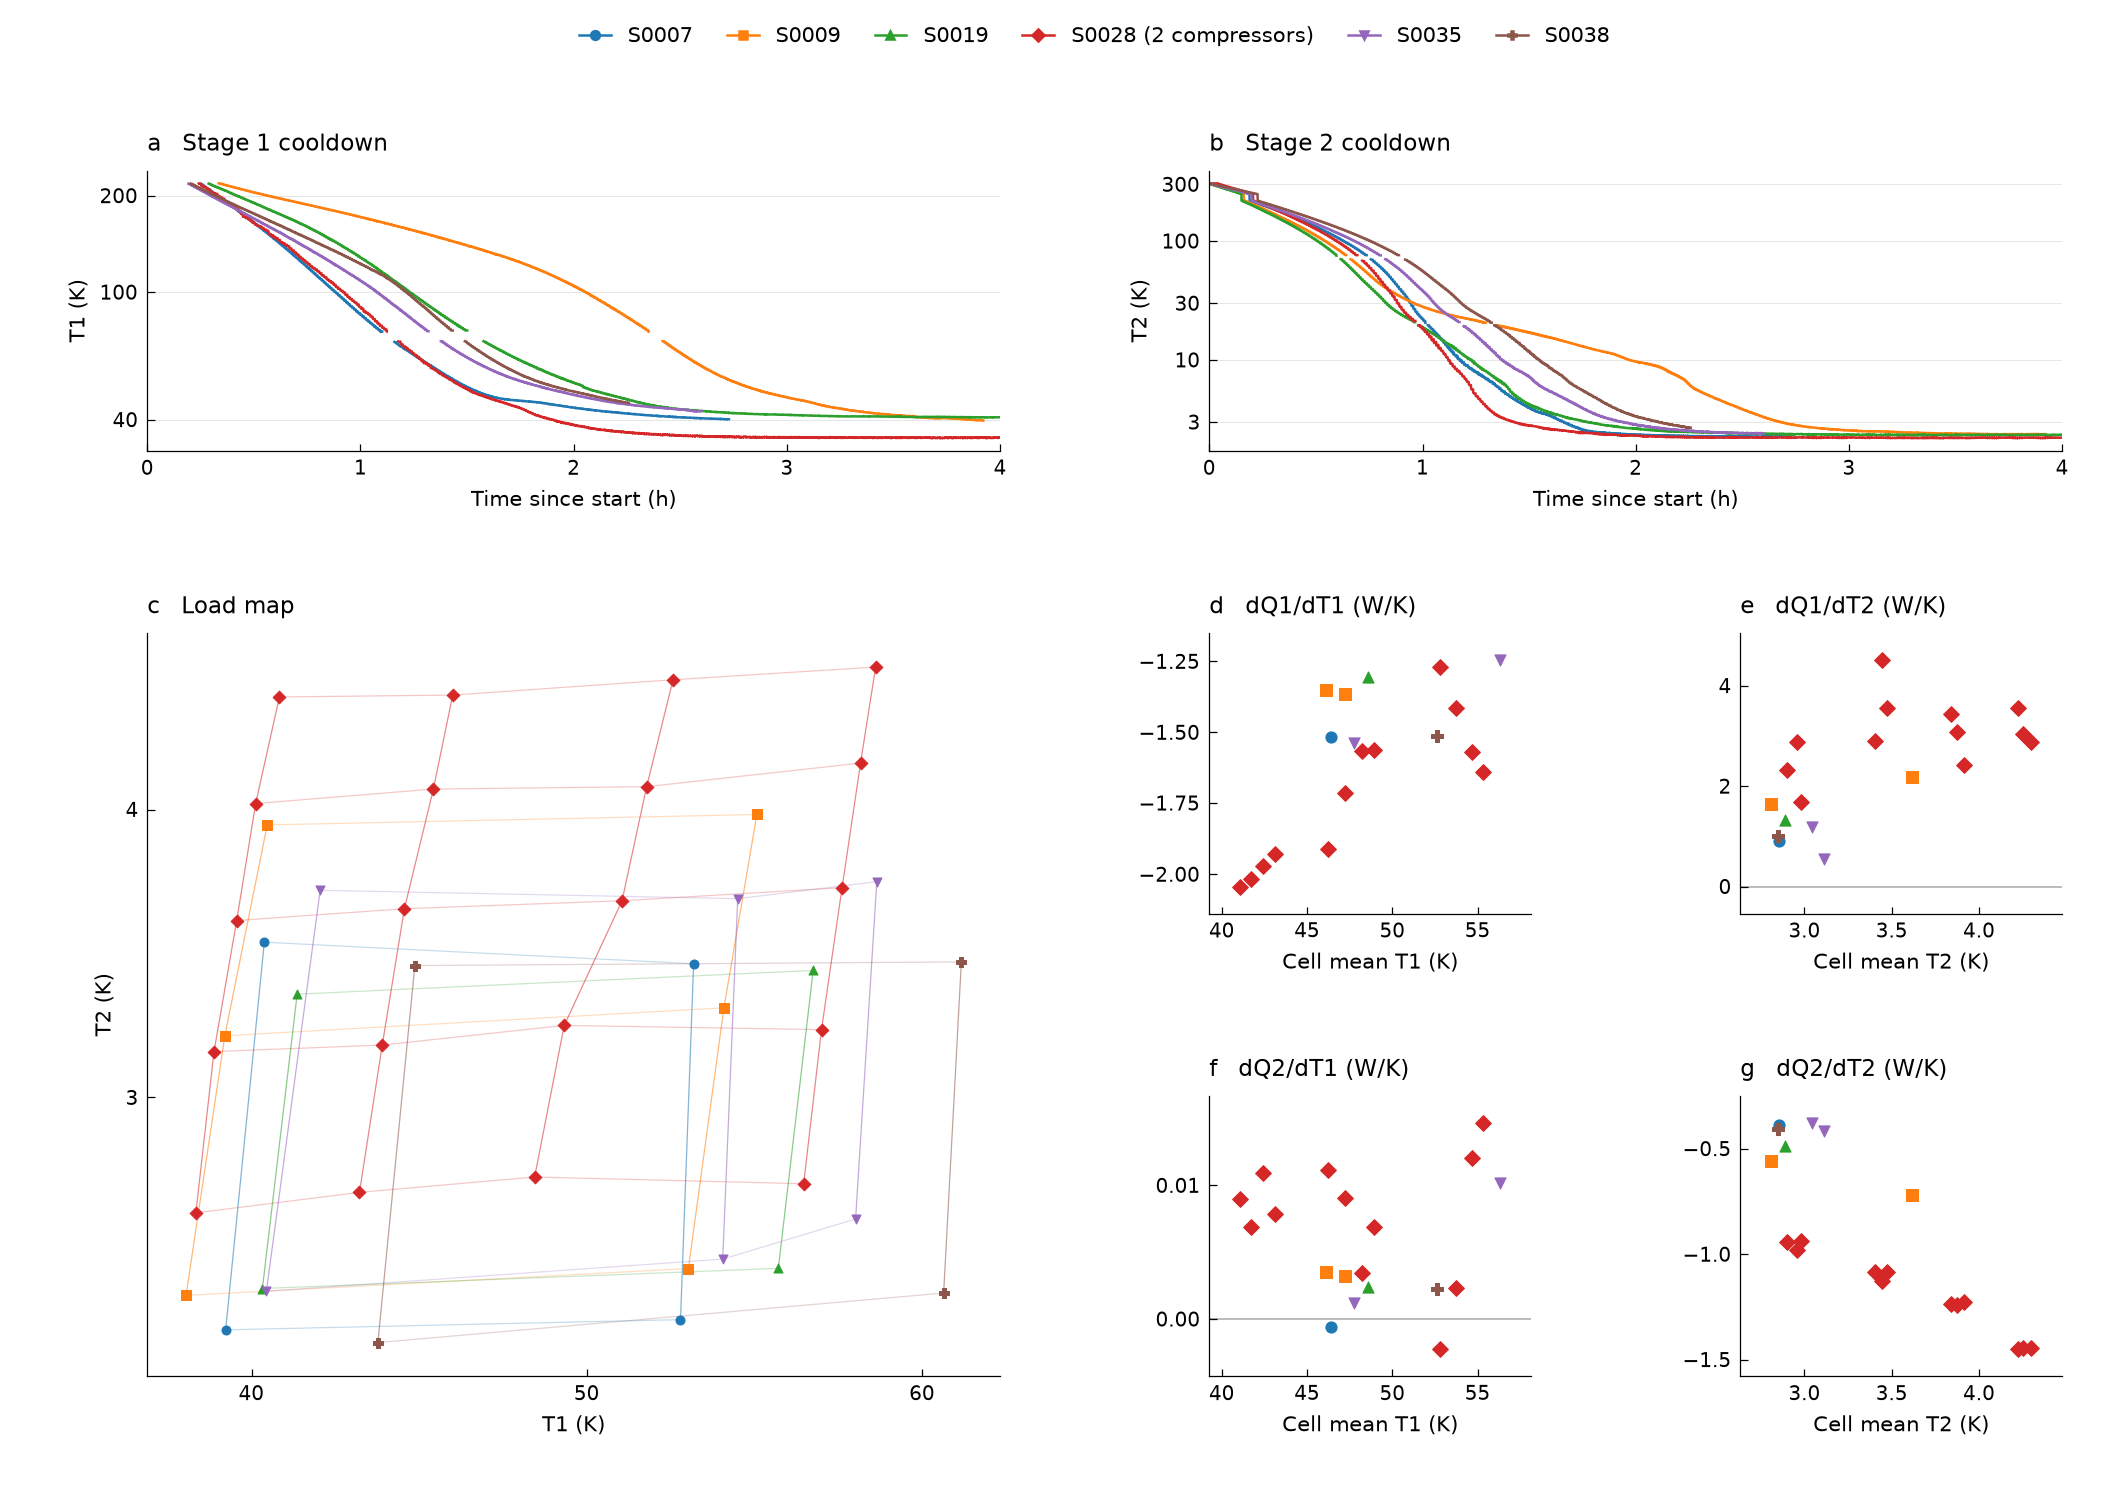

Source code (Python):
"""Population cooldowns, load maps, and cell-derived stage responses on one page.

Temperatures are in K, times in s from compressor start, and powers in W.
Q1 and Q2 in input datasets are applied heater powers. Plot derivatives use
net non-heater heat into each stage: dQ/dT = -inverse(dT/dP), where P denotes
heater power. Internal states and unloaded connections equilibrate at each point.
"""

import csv
import itertools
import tomllib
from collections.abc import Mapping, Sequence
from contextlib import AbstractContextManager
from dataclasses import dataclass
from pathlib import Path

import matplotlib.pyplot as plt
import numpy as np
import scienceplots  # noqa: F401 — registers the named Matplotlib styles.
import xarray as xr
from matplotlib.axes import Axes
from matplotlib.figure import Figure
from matplotlib.lines import Line2D
from matplotlib.ticker import MaxNLocator, NullFormatter, ScalarFormatter

from pulse_tube_cooldown.measurements import read_cooldown, read_load_map


@dataclass(frozen=True, slots=True, kw_only=True)
class Run:
    """One measurement run, with its stand, drive settings, and source record."""

    date: str
    stand: str
    compressors: int
    valve_frequency: float
    source: Path
    note: str
    data: xr.Dataset


@dataclass(frozen=True, slots=True, kw_only=True)
class HeadData:
    """A head's selected runs and the measured stage-1 temperature ceiling in K."""

    serial: str
    cooldown: Run
    load_map: Run
    stage_1_max_temperature: float


@dataclass(frozen=True, slots=True, kw_only=True)
class Prediction:
    """Candidate temperatures for a head's two selected run conditions.

    cooldown contains T1(time) and T2(time), in K, with numeric time in s from
    compressor start. load_map contains Q1(point), Q2(point), T1(point), and
    T2(point), with exactly the measured heater pairs in measurement order.
    Each load-map point is an equilibrium including the stand's parasitic loads.
    """

    cooldown: xr.Dataset
    load_map: xr.Dataset


def load_population(selection: Path, *, root: Path) -> tuple[HeadData, ...]:
    """Reads the runs selected in a TOML file, resolving data paths against root."""
    with selection.open("rb") as file:
        config = tomllib.load(file)
    heads = []
    for entry in config["heads"]:
        runs = {}
        for kind in ("cooldown", "load_map"):
            spec = entry[kind]
            source = root / spec["file"]
            if kind == "cooldown":
                data = read_cooldown(source).sel(time=slice(spec["start"], spec["end"]))
                seconds = (data.time.values - np.datetime64(spec["start"])) / np.timedelta64(1, "s")
                data = data[["T1", "T2"]].assign_coords(time=("time", seconds, {"units": "s"}))
            elif spec["format"] == "stand":
                data = read_load_map(source)[["Q1", "Q2", "T1", "T2"]]
            elif spec["format"] == "digitized":
                data = _read_digitized(source, serial=entry["serial"], spec=spec)
            else:
                raise ValueError(f"Unknown load-map format: {spec['format']!r}.")
            runs[kind] = Run(
                date=spec["date"],
                stand=spec["stand"],
                compressors=spec["compressors"],
                valve_frequency=spec["valve_frequency"],
                source=source,
                note=spec["note"],
                data=data,
            )
        heads.append(
            HeadData(
                serial=entry["serial"],
                cooldown=runs["cooldown"],
                load_map=runs["load_map"],
                stage_1_max_temperature=config["stage_1_max_temperature"],
            )
        )
    return tuple(heads)


def _read_digitized(source: Path, *, serial: str, spec: dict) -> xr.Dataset:
    """Reads selected, documented heater levels from a digitized map."""
    with source.open(encoding="utf-8", newline="") as file:
        rows = [
            row
            for row in csv.DictReader(file)
            if row["head"] == serial
            and row["date"] == spec["date"]
            and row["kind"] == "grid"
            and float(row["Q2"]) in spec["stage_2_powers"]
        ]
    return xr.Dataset(
        {
            name: ("point", [float(row[name]) for row in rows], {"units": "W" if name[0] == "Q" else "K"})
            for name in ("Q1", "Q2", "T1", "T2")
        }
    )


def cell_derivatives(points: xr.Dataset) -> xr.Dataset:
    """Estimates the four net heat-flow slopes from complete adjacent heater cells.

    Opposite temperature-response edges are averaged, then the resulting 2 by 2
    dT/dP matrix is inverted and negated. Repeated measurements at a heater pair
    are averaged. Incomplete or non-finite cells have no derivative estimate.
    Returns cell-center T1 and T2 in K, and dQ1dT1, dQ1dT2, dQ2dT1, dQ2dT2
    in W/K, with both heater intervals recorded as coordinates in W.
    """
    powers = [np.unique(points[name].values) for name in ("Q1", "Q2")]
    cells, centers, intervals = [], [], []
    for (a, b), (c, d) in itertools.product(itertools.pairwise(powers[0]), itertools.pairwise(powers[1])):
        corners = {}
        for p1, p2 in itertools.product((a, b), (c, d)):
            selected = points.where((points.Q1 == p1) & (points.Q2 == p2), drop=True)
            corners[p1, p2] = np.array([selected[name].mean().item() for name in ("T1", "T2")])
        if not np.isfinite(list(corners.values())).all():
            continue
        along_1 = (corners[b, c] - corners[a, c] + corners[b, d] - corners[a, d]) / (2 * (b - a))
        along_2 = (corners[a, d] - corners[a, c] + corners[b, d] - corners[b, c]) / (2 * (d - c))
        cells.append(-np.linalg.inv(np.column_stack((along_1, along_2))).ravel())
        centers.append(np.mean(list(corners.values()), axis=0))
        intervals.append((a, b, c, d))
    slopes = np.asarray(cells).reshape(-1, 4)
    temperature = np.asarray(centers).reshape(-1, 2)
    bounds = np.asarray(intervals).reshape(-1, 4)
    return xr.Dataset(
        {
            **{
                name: ("cell", slopes[:, i], {"units": "W/K"})
                for i, name in enumerate(("dQ1dT1", "dQ1dT2", "dQ2dT1", "dQ2dT2"))
            },
            **{name: ("cell", temperature[:, i], {"units": "K"}) for i, name in enumerate(("T1", "T2"))},
        },
        coords={
            name: ("cell", bounds[:, i], {"units": "W"})
            for i, name in enumerate(("P1_low", "P1_high", "P2_low", "P2_high"))
        },
    )


def _check_prediction(head: HeadData, prediction: Prediction) -> None:
    """Checks candidate output at the plotting boundary."""
    for data, dimension in ((prediction.cooldown, "time"), (prediction.load_map, "point")):
        for stage in ("T1", "T2"):
            if data[stage].dims != (dimension,) or not np.all(np.isfinite(data[stage]) & (data[stage] > 0)):
                raise ValueError(f"{head.serial}: candidate {stage} must contain finite positive K along {dimension}.")
    time = prediction.cooldown.time.values
    if not np.issubdtype(time.dtype, np.number) or len(time) < 2 or not np.isfinite(time).all():
        raise ValueError(f"{head.serial}: candidate cooldown time must be numeric seconds from compressor start.")
    if time[0] != 0 or not (np.diff(time) > 0).all():
        raise ValueError(f"{head.serial}: candidate cooldown time must increase strictly from zero.")
    for name in ("Q1", "Q2"):
        if not np.array_equal(prediction.load_map[name].values, head.load_map.data[name].values):
            raise ValueError(f"{head.serial}: candidate map must use the measured heater pairs in measurement order.")


def _draw_map(ax: Axes, points: xr.Dataset, *, color: str, candidate: bool, marker: str) -> None:
    """Draws constant-power curves and filled data or open model points."""
    for fixed, varying in (("Q1", "Q2"), ("Q2", "Q1")):
        for power in np.unique(points[fixed]):
            line = points.where(points[fixed] == power, drop=True).sortby(varying)
            ax.plot(
                line.T1,
                line.T2,
                color=color,
                linestyle="--" if candidate else "-",
                linewidth=0.85 if candidate else 0.5,
                alpha=0.8 if candidate else (0.55 if fixed == "Q1" else 0.25),
                zorder=1,
            )
    ax.scatter(
        points.T1,
        points.T2,
        facecolor="none" if candidate else color,
        edgecolor=color,
        marker=marker,
        s=19 if candidate else 13,
        linewidths=0.75 if candidate else 0.4,
        zorder=3 if candidate else 2,
    )


def comparison_style() -> AbstractContextManager[None]:
    """Applies the Nature preset and the comparison page's stylesheet."""
    return plt.style.context(
        [
            "science",
            "no-latex",
            "nature",
            Path(__file__).with_name("page.mplstyle"),
        ]
    )


def plot_comparison(
    heads: Sequence[HeadData],
    *,
    predictions: Mapping[str, Prediction] | None = None,
    candidate_name: str = "Candidate",
) -> Figure:
    """Compares transient and equilibrium behavior across the selected population.

    The diagnostic question is whether a candidate represents the observed
    cooldowns, fixed points, and local stage responses with shared parameters.
    Predictions use each run's recorded stand and drive conditions.

    records.toml identifies sources, heater levels, run dates, settings, trimming,
    and setup differences. S0035 spans a hose change. S0038 combines a Denver
    cooldown with a Munster map, selecting only explicitly labeled heater levels.
    No sensor uncertainty estimates are available. Missing sensor readings remain
    gaps; measured T1 is shown only below its recorded reliability ceiling.
    Scatter axes follow the data; cross-partial panels include the zero reference.
    Colors use the first six entries of Matplotlib's tab10 cycle. Marker shapes
    match the head identity across panels.
    """
    if predictions is not None:
        if set(predictions) != {head.serial for head in heads}:
            raise ValueError("Candidate predictions must cover exactly the selected heads.")
        for head in heads:
            _check_prediction(head, predictions[head.serial])

    markers = ("o", "s", "^", "D", "v", "P")
    with comparison_style():
        colors = plt.rcParams["axes.prop_cycle"].by_key()["color"]
        figure = plt.figure()
        grid = figure.add_gridspec(
            3,
            4,
            left=0.07,
            right=0.98,
            bottom=0.075,
            top=0.885,
            hspace=0.65,
            wspace=0.65,
        )
        cooldown_axes = [figure.add_subplot(grid[0, :2]), figure.add_subplot(grid[0, 2:])]
        map_ax = figure.add_subplot(grid[1:, :2])
        derivative_axes = [figure.add_subplot(grid[row, col]) for row in (1, 2) for col in (2, 3)]
        names = ("dQ1dT1", "dQ1dT2", "dQ2dT1", "dQ2dT2")
        horizontal = ("T1", "T2", "T1", "T2")
        handles = []

        for index, head in enumerate(heads):
            color, marker = colors[index % len(colors)], markers[index % len(markers)]
            label = head.serial
            if head.cooldown.compressors != 1:
                label += f" ({head.cooldown.compressors} compressors)"
            handles.append(Line2D([], [], color=color, marker=marker, markersize=3.5, linewidth=1, label=label))
            for stage, ax in zip(("T1", "T2"), cooldown_axes, strict=True):
                measured = head.cooldown.data[stage]
                if stage == "T1":
                    measured = measured.where(measured < head.stage_1_max_temperature)
                ax.plot(head.cooldown.data.time / 3600, measured, color=color, linewidth=1)
                if predictions is not None:
                    predicted = predictions[head.serial].cooldown
                    ax.plot(predicted.time / 3600, predicted[stage], color=color, linestyle="--", linewidth=1.2)

            _draw_map(map_ax, head.load_map.data, color=color, candidate=False, marker=marker)
            measured_cells = cell_derivatives(head.load_map.data)
            for name, coordinate, ax in zip(names, horizontal, derivative_axes, strict=True):
                ax.scatter(
                    measured_cells[coordinate],
                    measured_cells[name],
                    color=color,
                    s=20,
                    marker=marker,
                    linewidths=0.4,
                )

            if predictions is not None:
                predicted = predictions[head.serial].load_map
                _draw_map(map_ax, predicted, color=color, candidate=True, marker=marker)
                predicted_cells = cell_derivatives(predicted)
                for name, coordinate, ax in zip(names, horizontal, derivative_axes, strict=True):
                    ax.scatter(
                        predicted_cells[coordinate],
                        predicted_cells[name],
                        edgecolor=color,
                        facecolor="none",
                        s=26,
                        marker=marker,
                        linewidths=0.8,
                    )

        duration = max(float(head.cooldown.data.time[-1]) for head in heads) / 3600
        for stage, ax in enumerate(cooldown_axes, start=1):
            letter = "a" if stage == 1 else "b"
            ax.set(
                title=f"{letter}   Stage {stage} cooldown",
                xlabel="Time since start (h)",
                ylabel=f"T{stage} (K)",
            )
            ax.set_yscale("log")
            ax.set_yticks((40, 100, 200) if stage == 1 else (3, 10, 30, 100, 300))
            ax.yaxis.set_major_formatter(ScalarFormatter())
            ax.yaxis.set_minor_formatter(NullFormatter())
            ax.tick_params(which="minor", left=False)
            ax.set_xlim(0, duration)
            ax.xaxis.set_major_locator(MaxNLocator(nbins=4, integer=True))
            ax.grid(axis="y", color="0.9", linewidth=0.4)
            ax.set_axisbelow(True)

        map_ax.set(title="c   Load map", xlabel="T1 (K)", ylabel="T2 (K)")
        tick_steps = [1, 2, 2.5, 5, 10]
        map_ax.xaxis.set_major_locator(MaxNLocator(nbins=5, steps=tick_steps))
        map_ax.yaxis.set_major_locator(MaxNLocator(nbins=5, steps=tick_steps))
        for letter, name, coordinate, ax in zip("defg", names, horizontal, derivative_axes, strict=True):
            ax.set(
                title=f"{letter}   dQ{name[2]}/dT{name[-1]} (W/K)",
                xlabel=f"Cell mean {coordinate} (K)",
            )
            ax.xaxis.set_major_locator(MaxNLocator(nbins=4, steps=tick_steps))
            ax.yaxis.set_major_locator(MaxNLocator(nbins=4, steps=tick_steps))
            if name in ("dQ1dT2", "dQ2dT1"):
                ax.axhline(0, color="0.65", linewidth=0.6, zorder=0)
            ax.margins(x=0.12, y=0.12)

        figure.legend(
            handles=handles,
            loc="upper center",
            bbox_to_anchor=(0.52, 0.995),
            ncols=len(heads),
            frameon=False,
            handlelength=1.5,
            columnspacing=1.6,
        )
        if predictions is not None:
            comparison_handles = [
                Line2D([], [], color="0.25", marker="o", markersize=3.5, linewidth=0.8, label="Data"),
                Line2D(
                    [],
                    [],
                    color="0.25",
                    marker="o",
                    markerfacecolor="white",
                    markersize=3.5,
                    linestyle="--",
                    linewidth=0.8,
                    label=candidate_name,
                ),
            ]
            figure.legend(
                handles=comparison_handles,
                loc="upper right",
                bbox_to_anchor=(0.985, 0.955),
                ncols=2,
                frameon=False,
                handlelength=2,
            )
    return figure
